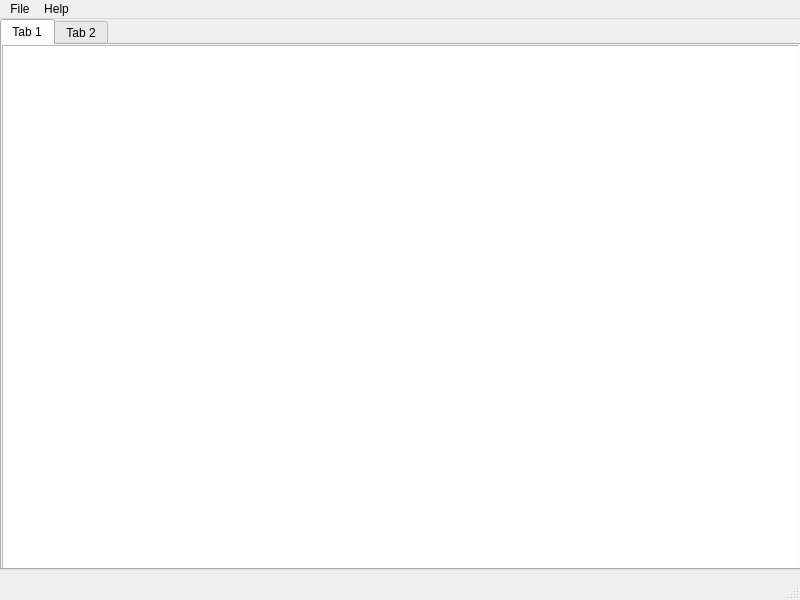
<?xml version="1.0" encoding="UTF-8"?>
<ui version="4.0">
 <class>MainWindow</class>
 <widget class="QMainWindow" name="MainWindow">
  <property name="geometry">
   <rect>
    <x>0</x>
    <y>0</y>
    <width>800</width>
    <height>600</height>
   </rect>
  </property>
  <property name="windowTitle">
   <string>MainWindow</string>
  </property>
  <property name="styleSheet">
   <string notr="true">QMainWindow{
	color: #FFFFFF;
	backround-color: #FFFFFF;
}</string>
  </property>
  <widget class="QWidget" name="centralwidget">
   <property name="styleSheet">
    <string notr="true">backround-color: #FFFFFF;</string>
   </property>
   <widget class="QTabWidget" name="tabWidget">
    <property name="geometry">
     <rect>
      <x>0</x>
      <y>0</y>
      <width>801</width>
      <height>551</height>
     </rect>
    </property>
    <property name="layoutDirection">
     <enum>Qt::LeftToRight</enum>
    </property>
    <property name="styleSheet">
     <string notr="true">backround-color: black</string>
    </property>
    <widget class="QWidget" name="tab">
     <attribute name="title">
      <string>Tab 1</string>
     </attribute>
     <widget class="QTextEdit" name="textEdit">
      <property name="geometry">
       <rect>
        <x>0</x>
        <y>0</y>
        <width>801</width>
        <height>531</height>
       </rect>
      </property>
      <property name="font">
       <font>
        <pointsize>14</pointsize>
       </font>
      </property>
      <property name="autoFillBackground">
       <bool>false</bool>
      </property>
      <property name="styleSheet">
       <string notr="true">backround-color: #FFFFFF;</string>
      </property>
     </widget>
    </widget>
    <widget class="QWidget" name="tab_2">
     <attribute name="title">
      <string>Tab 2</string>
     </attribute>
    </widget>
   </widget>
  </widget>
  <widget class="QMenuBar" name="menubar">
   <property name="geometry">
    <rect>
     <x>0</x>
     <y>0</y>
     <width>800</width>
     <height>21</height>
    </rect>
   </property>
   <widget class="QMenu" name="menuFile">
    <property name="title">
     <string>File</string>
    </property>
    <addaction name="actionNew"/>
    <addaction name="actionOpen"/>
    <addaction name="actionSave"/>
    <addaction name="actionSave_as"/>
    <addaction name="actionOpen_recent"/>
    <addaction name="actionExit"/>
   </widget>
   <widget class="QMenu" name="menuHelp">
    <property name="title">
     <string>Help</string>
    </property>
    <addaction name="actionHelp"/>
    <addaction name="actionAbout"/>
   </widget>
   <addaction name="menuFile"/>
   <addaction name="menuHelp"/>
  </widget>
  <widget class="QStatusBar" name="statusbar"/>
  <action name="actionOpen">
   <property name="text">
    <string>Open</string>
   </property>
  </action>
  <action name="actionSave">
   <property name="text">
    <string>Save</string>
   </property>
  </action>
  <action name="actionSave_as">
   <property name="text">
    <string>Save as</string>
   </property>
  </action>
  <action name="actionOpen_recent">
   <property name="text">
    <string>Open recent</string>
   </property>
  </action>
  <action name="actionNew">
   <property name="text">
    <string>New</string>
   </property>
  </action>
  <action name="actionExit">
   <property name="text">
    <string>Exit</string>
   </property>
  </action>
  <action name="actionHelp">
   <property name="text">
    <string>Help</string>
   </property>
  </action>
  <action name="actionAbout">
   <property name="text">
    <string>About</string>
   </property>
  </action>
 </widget>
 <resources/>
 <connections/>
</ui>
